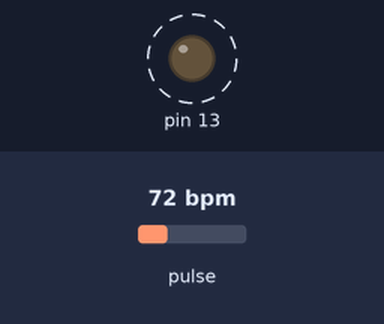
Bench run of a sketch on a simulated Arduino Uno, built with avr-gcc and run on an emulated ATmega328P. On the bench: output pins drawn as LEDs (lit = HIGH). Dashed ring = blinking. The test bench sets the inputs (shaded band); at power-on: pulse 72 bpm. What the sketch prints to the serial monitor is not drawn.

Above: at 1.2 s.
1.3 s: pulse set to 42 bpm
At 3.4 s:
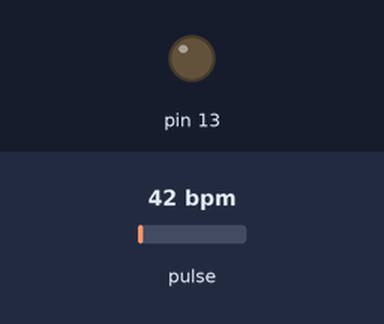
3.7 s: pulse set to 100 bpm
At 4.42 s:
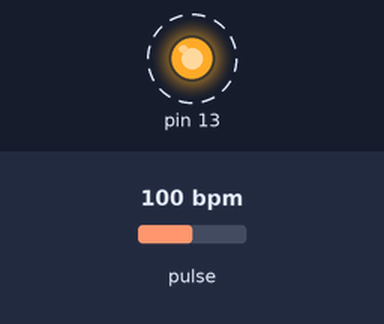
Timing chart, 0 to 12.7 s (numbered marks = the images above; inputs shaded):
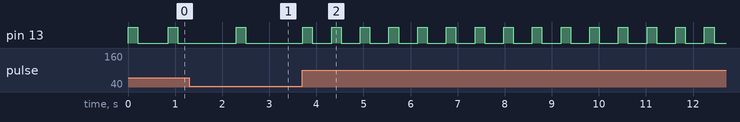

The sketch:

Heart_ex1.ino
```cpp
#include <PulseSensorPlayground.h>

// Constants
const int PulseWire = A0;       // Pulse Sensor Signal 연결된 핀
const int LED13 = 13;           // 내장 LED 연결된 핀
const int Threshold = 550;      // 임계값 (센서 값의 기준)

// Variables
PulseSensorPlayground pulseSensor;

void setup() {
  // Serial Communication 시작
  Serial.begin(9600);

  // PulseSensor 설정
  pulseSensor.analogInput(PulseWire);
  pulseSensor.blinkOnPulse(LED13);       // 심박이 감지되면 내장 LED 깜빡임
  pulseSensor.setThreshold(Threshold);

  // PulseSensor 시작
  if (pulseSensor.begin()) {
    Serial.println("Pulse Sensor 시작");
  }
}

void loop() {
  int myBPM = pulseSensor.getBeatsPerMinute();  // 심박수 측정

  // 심박수가 측정되면 시리얼 모니터에 출력
  if (pulseSensor.sawStartOfBeat()) {
    Serial.println();

    Serial.print("♥ BPM: ");
    Serial.println(myBPM);
  }

  // Delay for a bit to avoid serial monitor flooding
  delay(20);
}
```

Measured:
- after the input at 3.7 s, pin 13: alternates HIGH for 0.20 s and LOW for 0.41 s, starting after 0.62 s
